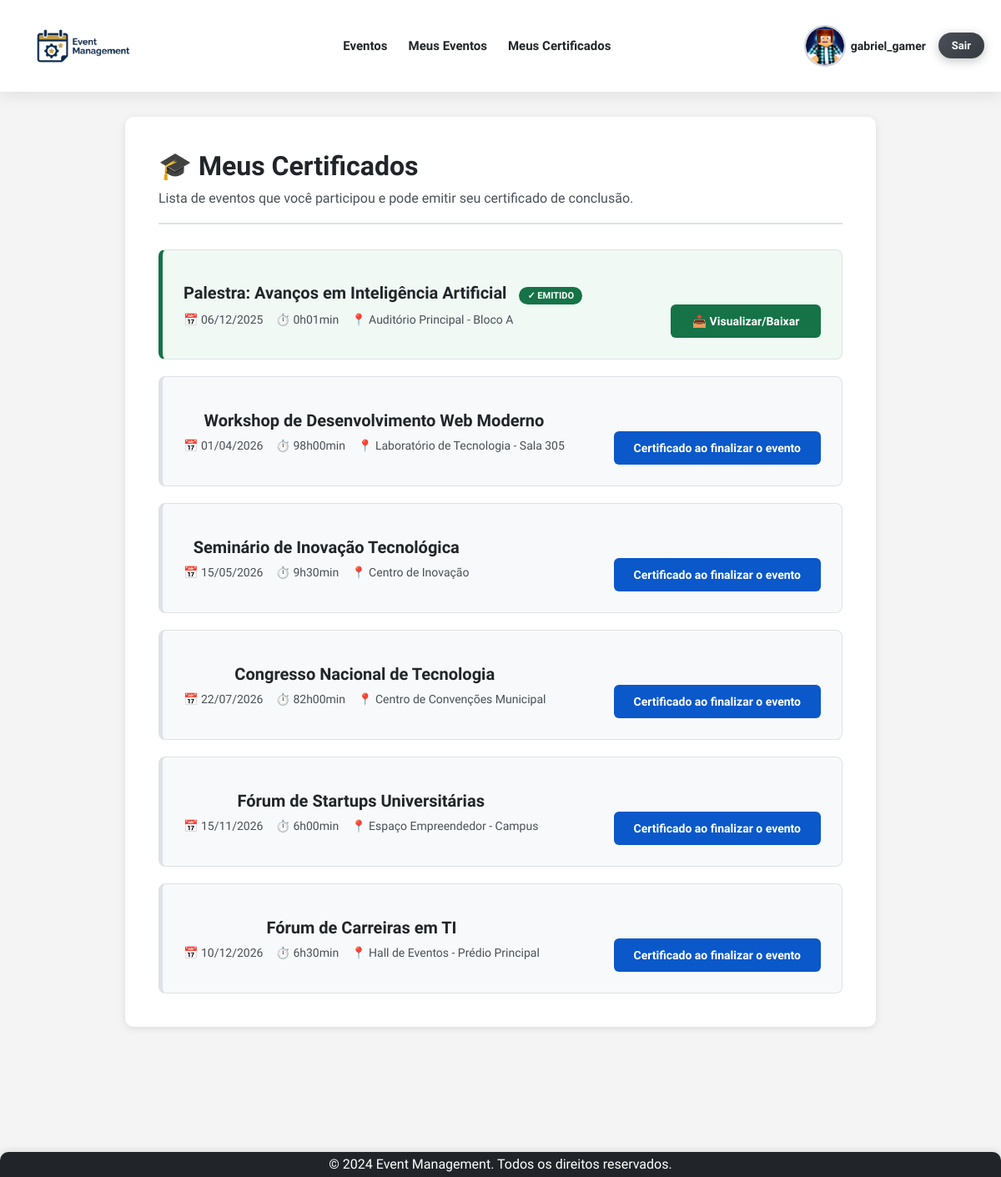
/certificates/ (signed in), run on an earlier commit of the app's database.
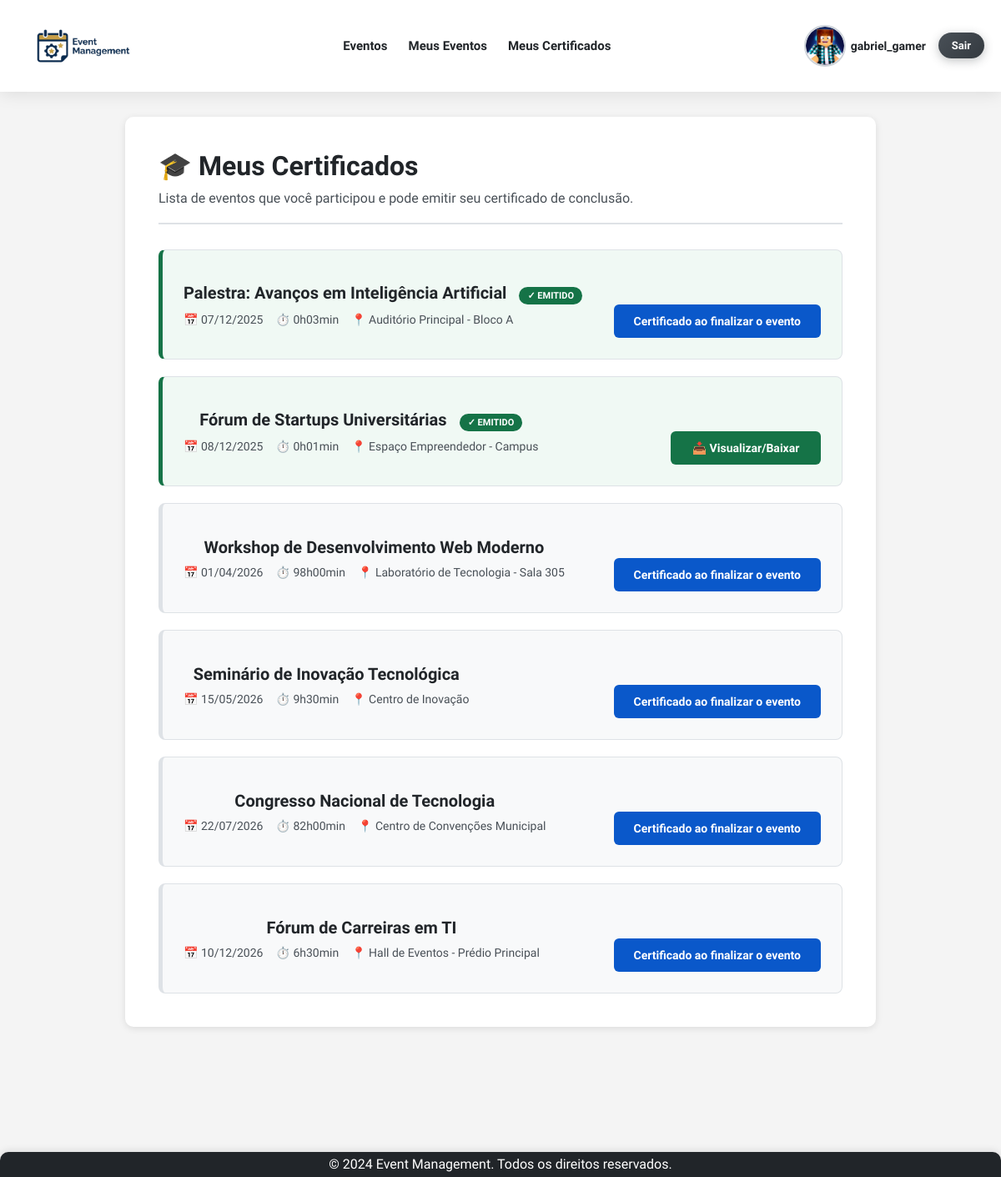
And on a later commit of the database.
### app/models.py (models this page shows, shortened)
class Event(models.Model):
    event_type_choices = [
        ('Palestra', 'Palestra'),
        ('Workshop', 'Workshop'),
        ('Seminário', 'Seminário'),
        ('Curso', 'Curso'),
        ('Congresso', 'Congresso'),
        ('Simpósio', 'Simpósio'),
        ('Fórum', 'Fórum'),
        ('Mesa Redonda', 'Mesa Redonda'),
    ]
    title = models.CharField(max_length=200, verbose_name="Título")
    description = models.TextField(verbose_name="Descrição")
    image = models.ImageField(
        upload_to='eventos/',
        verbose_name='Imagem do Evento',
        null=True,
        blank=True
    )
    initial_date = models.DateField(default= '9999-12-31', verbose_name="Data de Início")
    final_date = models.DateField(default='9999-12-31', verbose_name="Data Final")
    location = models.CharField(max_length=200, verbose_name="Local")
    max_capacity = models.IntegerField(verbose_name="Capacidade Máxima")
    creator = models.ForeignKey(
        settings.AUTH_USER_MODEL,
        on_delete=models.CASCADE,
        related_name='created_events', # Relacionamento reverso para eventos criados pelo usuário.
        null=True,
        blank=True,
        verbose_name="Criador"
    )
    professor = models.ForeignKey(
        settings.AUTH_USER_MODEL,
        on_delete=models.SET_NULL,  # Mantém o evento se o professor for deletado (o campo será nulo).
        null=True,
        blank=True,
        verbose_name="Professor Responsável",
        related_name="instructed_events",
        limit_choices_to={'user_type': 'Professor'} # Limita as opções de escolha no admin/formulário.
    )
    event_type = models.CharField(max_length=20, choices=event_type_choices, default='Palestra', verbose_name="Tipo de Evento")
    event_start = models.TimeField(null=False, blank=True, verbose_name="Horario de Início")
    event_end = models.TimeField(null=False, blank=True, verbose_name="Horario de Término")
    participants = models.ManyToManyField(
        settings.AUTH_USER_MODEL,
        through='EventParticipant', # Define que a relação M2M será gerenciada pelo modelo EventParticipant.
        through_fields=('event', 'participant'),
        related_name='attended_events', # Relacionamento reverso para eventos que o usuário participa.
        blank=True,
        verbose_name="Participantes"
    )
    event_finalized = models.BooleanField(default=False, verbose_name="Evento Finalizado")
    class Meta:
        db_table = 'event'
        ordering = ['initial_date']
        verbose_name = 'Evento'
        verbose_name_plural = 'Eventos'
    @property
    def event_duration(self):
        start_datetime = datetime.combine(self.initial_date, self.event_start)
        final_datetime = datetime.combine(self.final_date, self.event_end)
        duration = final_datetime - start_datetime
        return duration # Retorna a duração como objeto timedelta.
    @property
    def formatted_duration(self):
        duration = self.event_duration # duration é um timedelta
        total_seconds = int(duration.total_seconds())
        total_hours = total_seconds // 3600
        remaining_minutes = (total_seconds % 3600) // 60
        formatted_minutes = f"{remaining_minutes:02}"
        return f"{total_hours}h{formatted_minutes}min"

### app/views.py (the view)
# urls.py: path('certificates/', views.certificate_list, name='certificate_list'),
@login_required
def certificate_list(request):
    user = request.user
    participated_events = user.attended_events.all()
    events_data = []
    for event in participated_events:
        certificate_status = Certificate.objects.filter(event=event, participant=user).exists() # Verifica se o certificado para o evento e usuário existe.
        event_data = event
        event_data.certificate_issued = certificate_status # Adiciona dinamicamente um atributo à instância do evento (não salva no DB).
        events_data.append(event_data)
    context = {
        'events_with_certificates': events_data,
        'participant': user
    }
    return render(request, 'certificate/certificate_list.html', context)

### app/templates/certificate/certificate_list.html (shortened to what this page needs)
{% extends 'base.html' %}
{% block content %}
    <div class="certificates-container">
        <h1>🎓 Meus Certificados</h1>
        <p class="certificates-intro">
            Lista de eventos que você participou e pode emitir seu certificado de conclusão.
        </p>
        <div class="certificates-list">
            {% if events_with_certificates %}
                {% for event in events_with_certificates %}
    <div class="certificate-card {% if event.certificate_issued %}issued{% endif %}">
        <div class="certificate-info">
            <h5>
                {{ event.title }}
                {% if event.certificate_issued %}
                    <span class="certificate-badge">✓ Emitido</span>
                {% endif %}
            </h5>
            <div class="certificate-meta">
                <span>📅 {{ event.initial_date|date:"d/m/Y" }}</span>
                {% if event.event_duration %}
                    <span>⏱️ {{ event.formatted_duration }}</span>
                {% endif %}
                <span>📍 {{ event.location|default:"Local não informado" }}</span>
            </div>
        </div> <div class="certificate-actions">
            {% if event.certificate_issued and event.event_finalized %}
                <a href="{% url 'issue_certificate' event.id %}" class="btn-certificate btn-download">
                    📥 Visualizar/Baixar
                </a>
            {% elif event.event_finalized %}
                <a href="{% url 'issue_certificate' event.id %}" class="btn-certificate btn-issue">
                    📜 Emitir Certificado
                </a>
            {% else %}
                <a href="{% url 'event_detail' pk=event.pk %}" class="btn-certificate btn-issue">Certificado ao finalizar o evento</a>
            {% endif %}
        </div>
    </div>
        {% endfor %}
        {% endif %}
        </div>
    </div>
{% endblock %}

What changed in the data, as far as the page shows it:
changed Event "Palestra: Avanços em Inteligência Artificial": initial_date "06/12/2025" → "07/12/2025"; formatted_duration "0h01min" → "0h03min"; event_finalized "📥 Visualizar/Baixar" → "Certificado ao finalizar o evento"
changed Event "Fórum de Startups Universitárias": initial_date "15/11/2026" → "08/12/2025"; formatted_duration "6h00min" → "0h01min"; now shows "✓ EMITIDO"; event_finalized "Certificado ao finalizar o evento" → "📥 Visualizar/Baixar"; moves up the list
